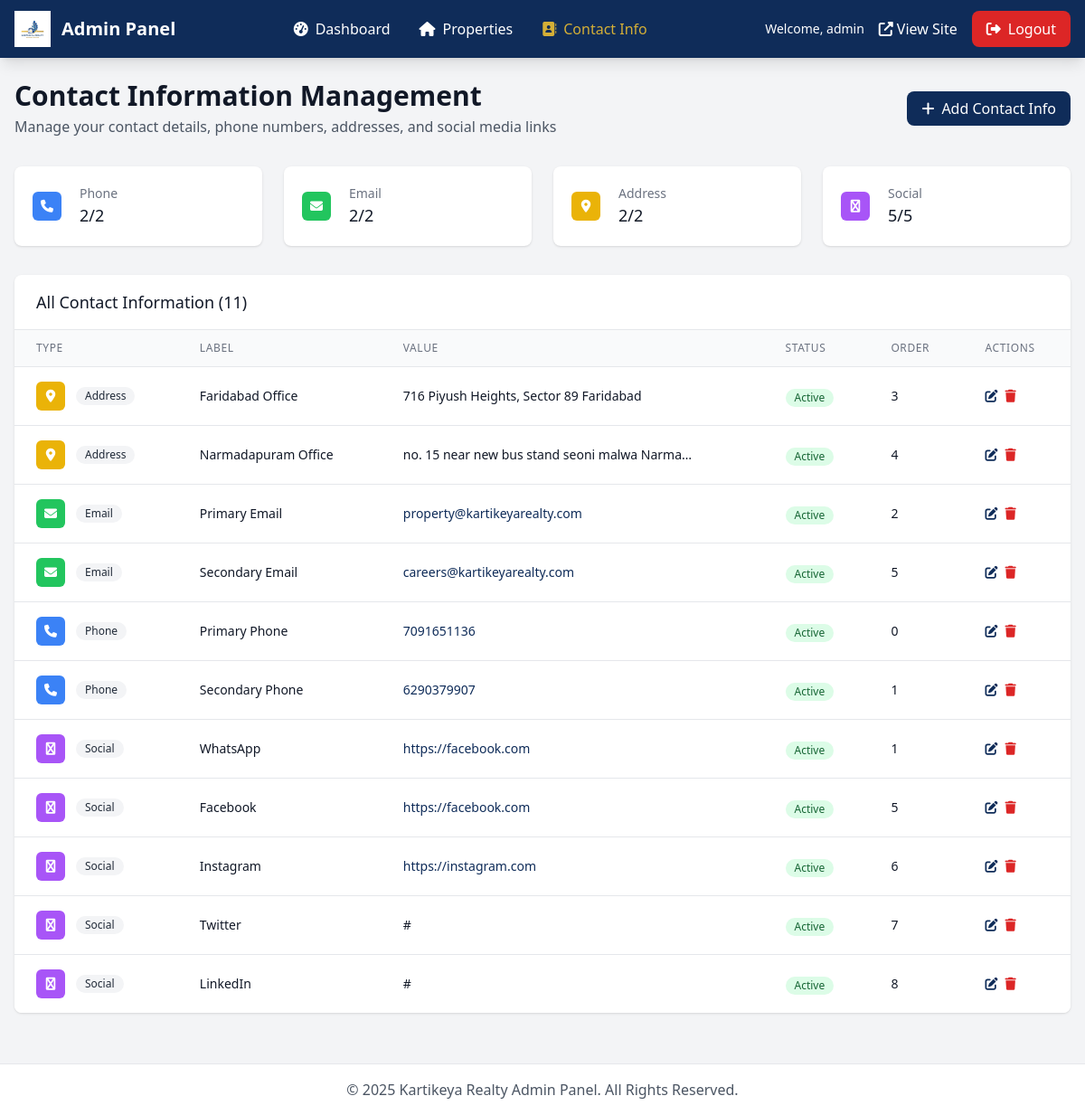
The app's page /admin/contact-info.php (signed in) with its own data.
### tables this page shows
CREATE TABLE contact_info (
                    id INTEGER PRIMARY KEY AUTOINCREMENT,
                    type VARCHAR(50) NOT NULL,
                    label VARCHAR(100) NOT NULL,
                    value VARCHAR(255) NOT NULL,
                    is_active BOOLEAN DEFAULT 1,
                    sort_order INTEGER DEFAULT 0,
                    created_at DATETIME DEFAULT CURRENT_TIMESTAMP,
                    updated_at DATETIME DEFAULT CURRENT_TIMESTAMP
                );

### admin/config/database.php (called while the page is built, shortened)
<?php
class Database {
    private $db_file = __DIR__ . '/../data/realestate.db';
    private $pdo;
    public function __construct() {
        $this->createTables();
    }
    private function connect() {
        try {
            $data_dir = dirname($this->db_file);
            $this->pdo = new PDO('sqlite:' . $this->db_file);
            $this->pdo->setAttribute(PDO::ATTR_ERRMODE, PDO::ERRMODE_EXCEPTION);
            $this->pdo->setAttribute(PDO::ATTR_DEFAULT_FETCH_MODE, PDO::FETCH_ASSOC);
        } catch (PDOException $e) {
            die('Database connection failed: ' . $e->getMessage());
        }
    }
    private function createTables() {
        try {
            $this->pdo->exec("
                CREATE TABLE IF NOT EXISTS admin_users (
                    id INTEGER PRIMARY KEY AUTOINCREMENT,
                    username VARCHAR(50) UNIQUE NOT NULL,
                    password VARCHAR(255) NOT NULL,
                    created_at DATETIME DEFAULT CURRENT_TIMESTAMP
                )
            ");
            $this->pdo->exec("
                CREATE TABLE IF NOT EXISTS properties (
                    id INTEGER PRIMARY KEY AUTOINCREMENT,
                    title VARCHAR(255) NOT NULL,
                    category VARCHAR(100) NOT NULL,
                    image VARCHAR(255),
                    cost VARCHAR(100) NOT NULL,
                    location VARCHAR(255) NOT NULL,
                    status VARCHAR(50) NOT NULL,
                    description TEXT,
                    bedrooms INTEGER,
                    bathrooms INTEGER,
                    area VARCHAR(100),
                    features TEXT,
                    created_at DATETIME DEFAULT CURRENT_TIMESTAMP,
                    updated_at DATETIME DEFAULT CURRENT_TIMESTAMP
                )
            ");
            $this->pdo->exec("
                CREATE TABLE IF NOT EXISTS contact_info (
                    id INTEGER PRIMARY KEY AUTOINCREMENT,
                    type VARCHAR(50) NOT NULL,
                    label VARCHAR(100) NOT NULL,
                    value VARCHAR(255) NOT NULL,
                    is_active BOOLEAN DEFAULT 1,
                    sort_order INTEGER DEFAULT 0,
                    created_at DATETIME DEFAULT CURRENT_TIMESTAMP,
                    updated_at DATETIME DEFAULT CURRENT_TIMESTAMP
                )
            ");
            $stmt = $this->pdo->prepare("SELECT COUNT(*) FROM admin_users WHERE username = ?");
            $stmt->execute(['admin']);
            $stmt = $this->pdo->prepare("SELECT COUNT(*) FROM contact_info");
            $stmt->execute();
        } catch (PDOException $e) {
            die('Table creation failed: ' . $e->getMessage());
        }
    }
    public function query($sql, $params = []) {
        try {
            $stmt = $this->pdo->prepare($sql);
            $stmt->execute($params);
            return $stmt;
        } catch (PDOException $e) {
            throw new Exception('Query failed: ' . $e->getMessage());
        }
    }
}
$database = new Database();
?>

### admin/includes/auth.php (called while the page is built, shortened)
<?php
require_once __DIR__ . '/../config/database.php';
?>

### admin/includes/contact-functions.php (called while the page is built, shortened)
<?php
class ContactManager {
    private $db;
    public function __construct() {
        global $database;
        $this->db = $database;
    }
    public function getAllContactInfo() {
        try {
            return $this->db->query("SELECT * FROM contact_info ORDER BY type, sort_order")->fetchAll();
        } catch (Exception $e) {
            return [];
        }
    }
    public function getContactTypeCounts() {
        try {
            $result = $this->db->query("
                SELECT type, COUNT(*) as count, SUM(is_active) as active_count
                FROM contact_info
                GROUP BY type
            ")->fetchAll();
            $counts = [];
            foreach ($result as $row) {
                $counts[$row['type']] = [
                    'total' => $row['count'],
                    'active' => $row['active_count']
                ];
            }
            return $counts;
        } catch (Exception $e) {
            return [];
        }
    }
}
?>

### admin/contact-info.php (the view, shortened to what this page needs)
<?php
require_once 'includes/header.php';
require_once 'includes/contact-functions.php';
$contactManager = new ContactManager();
$action = $_GET['action'] ?? 'list';
$contacts = [];
$contact_counts = [];
if ($action === 'list') {
    $contacts = $contactManager->getAllContactInfo();
    $contact_counts = $contactManager->getContactTypeCounts();
}
?>
<div class="max-w-7xl mx-auto py-6 px-4">
    <div class="md:flex md:items-center md:justify-between mb-8">
        <div class="flex-1 min-w-0">
            <h1 class="text-3xl font-bold text-gray-900">
                <?php
                echo $action === 'add' ? 'Add Contact Information' :
                     ($action === 'edit' ? 'Edit Contact Information' : 'Contact Information Management');
                ?>
            </h1>
            <p class="mt-1 text-gray-600">Manage your contact details, phone numbers, addresses, and social media links</p>
        </div>
        <?php if ($action === 'list'): ?>
            <div class="mt-4 md:mt-0">
                <a href="contact-info.php?action=add" class="bg-primary hover:bg-secondary text-white font-medium py-2 px-4 rounded-lg transition duration-300">
                    <i class="fas fa-plus mr-2"></i>Add Contact Info
                </a>
            </div>
        <?php endif; ?>
    </div>
    <?php if ($action === 'list'): ?>
        <div class="grid grid-cols-1 md:grid-cols-4 gap-6 mb-8">
            <?php
            $type_icons = [
                'phone' => 'fas fa-phone',
                'email' => 'fas fa-envelope',
                'address' => 'fas fa-map-marker-alt',
                'social' => 'fab fa-share-alt'
            ];
            $type_colors = [
                'phone' => 'bg-blue-500',
                'email' => 'bg-green-500',
                'address' => 'bg-yellow-500',
                'social' => 'bg-purple-500'
            ];
            foreach (['phone', 'email', 'address', 'social'] as $type):
                $count = $contact_counts[$type] ?? ['total' => 0, 'active' => 0];
            ?>
                <div class="bg-white overflow-hidden shadow rounded-lg">
                    <div class="p-5">
                        <div class="flex items-center">
                            <div class="flex-shrink-0">
                                <div class="w-8 h-8 <?php echo $type_colors[$type]; ?> rounded-md flex items-center justify-center">
                                    <i class="<?php echo $type_icons[$type]; ?> text-white text-sm"></i>
                                </div>
                            </div>
                            <div class="ml-5 w-0 flex-1">
                                <dl>
                                    <dt class="text-sm font-medium text-gray-500 truncate"><?php echo ucfirst($type); ?></dt>
                                    <dd class="text-lg font-medium text-gray-900"><?php echo $count['active']; ?>/<?php echo $count['total']; ?></dd>
                                </dl>
                            </div>
                        </div>
                    </div>
                </div>
            <?php endforeach; ?>
        </div>
        <div class="bg-white shadow rounded-lg overflow-hidden">
            <div class="px-6 py-4 border-b border-gray-200">
                <h3 class="text-lg font-medium text-gray-900">All Contact Information (<?php echo count($contacts); ?>)</h3>
            </div>
            <?php if (empty($contacts)): ?>
                <div class="text-center py-12">
                    <i class="fas fa-address-book text-gray-400 text-4xl mb-4"></i>
                    <h3 class="text-lg font-medium text-gray-900 mb-2">No Contact Information Found</h3>
                    <p class="text-gray-500 mb-6">Get started by adding your contact details.</p>
                    <a href="contact-info.php?action=add" class="bg-primary hover:bg-secondary text-white font-medium py-2 px-4 rounded-lg transition duration-300">
                        <i class="fas fa-plus mr-2"></i>Add Contact Info
                    </a>
                </div>
            <?php else: ?>
                <div class="overflow-x-auto">
                    <table class="min-w-full divide-y divide-gray-200">
                        <thead class="bg-gray-50">
                            <tr>
                                <th class="px-6 py-3 text-left text-xs font-medium text-gray-500 uppercase tracking-wider">Type</th>
                                <th class="px-6 py-3 text-left text-xs font-medium text-gray-500 uppercase tracking-wider">Label</th>
                                <th class="px-6 py-3 text-left text-xs font-medium text-gray-500 uppercase tracking-wider">Value</th>
                                <th class="px-6 py-3 text-left text-xs font-medium text-gray-500 uppercase tracking-wider">Status</th>
                                <th class="px-6 py-3 text-left text-xs font-medium text-gray-500 uppercase tracking-wider">Order</th>
                                <th class="px-6 py-3 text-left text-xs font-medium text-gray-500 uppercase tracking-wider">Actions</th>
                            </tr>
                        </thead>
                        <tbody class="bg-white divide-y divide-gray-200">
                            <?php foreach ($contacts as $info): ?>
                                <tr class="hover:bg-gray-50">
                                    <td class="px-6 py-4 whitespace-nowrap">
                                        <div class="flex items-center">
                                            <div class="flex-shrink-0 w-8 h-8 <?php echo $type_colors[$info['type']] ?? 'bg-gray-500'; ?> rounded-md flex items-center justify-center mr-3">
                                                <i class="<?php echo $type_icons[$info['type']] ?? 'fas fa-info'; ?> text-white text-sm"></i>
                                            </div>
                                            <span class="inline-flex items-center px-2.5 py-0.5 rounded-full text-xs font-medium bg-gray-100 text-gray-800">
                                                <?php echo ucfirst(htmlspecialchars($info['type'])); ?>
                                            </span>
                                        </div>
                                    </td>
                                    <td class="px-6 py-4 whitespace-nowrap">
                                        <div class="text-sm font-medium text-gray-900"><?php echo htmlspecialchars($info['label']); ?></div>
                                    </td>
                                    <td class="px-6 py-4">
                                        <div class="text-sm text-gray-900 max-w-xs truncate">
                                            <?php if ($info['type'] === 'email'): ?>
                                                <a href="mailto:<?php echo htmlspecialchars($info['value']); ?>" class="text-primary hover:text-secondary">
                                                    <?php echo htmlspecialchars($info['value']); ?>
                                                </a>
                                            <?php elseif ($info['type'] === 'phone'): ?>
                                                <a href="tel:<?php echo htmlspecialchars($info['value']); ?>" class="text-primary hover:text-secondary">
                                                    <?php echo htmlspecialchars($info['value']); ?>
                                                </a>
                                            <?php elseif ($info['type'] === 'social' && $info['value'] !== '#'): ?>
                                                <a href="<?php echo htmlspecialchars($info['value']); ?>" target="_blank" class="text-primary hover:text-secondary">
                                                    <?php echo htmlspecialchars($info['value']); ?>
                                                </a>
                                            <?php else: ?>
                                                <?php echo htmlspecialchars($info['value']); ?>
                                            <?php endif; ?>
                                        </div>
                                    </td>
                                    <td class="px-6 py-4 whitespace-nowrap">
                                        <span class="inline-flex items-center px-2.5 py-0.5 rounded-full text-xs font-medium
                                            <?php echo $info['is_active'] ? 'bg-green-100 text-green-800' : 'bg-red-100 text-red-800'; ?>">
                                            <?php echo $info['is_active'] ? 'Active' : 'Inactive'; ?>
                                        </span>
                                    </td>
                                    <td class="px-6 py-4 whitespace-nowrap text-sm text-gray-900">
                                        <?php echo $info['sort_order']; ?>
                                    </td>
                                    <td class="px-6 py-4 whitespace-nowrap text-sm font-medium">
                                        <div class="flex space-x-2">
                                            <a href="contact-info.php?action=edit&id=<?php echo $info['id']; ?>" class="text-primary hover:text-secondary">
                                                <i class="fas fa-edit"></i>
                                            </a>
                                            <a href="contact-info.php?action=delete&id=<?php echo $info['id']; ?>"
                                               class="text-red-600 hover:text-red-900"
                                               onclick="return confirm('Are you sure you want to delete this contact information? This action cannot be undone.')">
                                                <i class="fas fa-trash"></i>
                                            </a>
                                        </div>
                                    </td>
                                </tr>
                            <?php endforeach; ?>
                        </tbody>
                    </table>
                </div>
            <?php endif; ?>
        </div>
    <?php endif; ?>
</div>
<?php require_once 'includes/footer.php'; ?>

### records on screen
contact_info: type "Address", label "Faridabad Office", value "716 Piyush Heights, Sector 89 Faridabad", is_active "Active", sort_order "3"
contact_info: type "Address", label "Narmadapuram Office", value "no. 15 near new bus stand seoni malwa Narma…", is_active "Active", sort_order "4"
contact_info: type "Email", label "Primary Email", value "property@kartikeyarealty.com", is_active "Active", sort_order "2"
contact_info: type "Email", label "Secondary Email", value "careers@kartikeyarealty.com", is_active "Active", sort_order "5"
contact_info: type "Phone", label "Primary Phone", value "7091651136", is_active "Active", sort_order "0"
contact_info: type "Phone", label "Secondary Phone", value "6290379907", is_active "Active", sort_order "1"
contact_info: type "Social", label "WhatsApp", value "https://facebook.com", is_active "Active", sort_order "1"
contact_info: type "Social", label "Facebook", value "https://facebook.com", is_active "Active", sort_order "5"
contact_info: type "Social", label "Instagram", value "https://instagram.com", is_active "Active", sort_order "6"
contact_info: type "Social", label "Twitter", value "#", is_active "Active", sort_order "7"
contact_info: type "Social", label "LinkedIn", value "#", is_active "Active", sort_order "8"

### other values on screen
$auth->getAdminUsername() "admin"
$type "Phone"
$count['active'] "2"
$count['total'] "2"
$type "Email"
$type "Address"
$type "Social"
$count['active'] "5"
$count['total'] "5"
count($contacts) "11"
